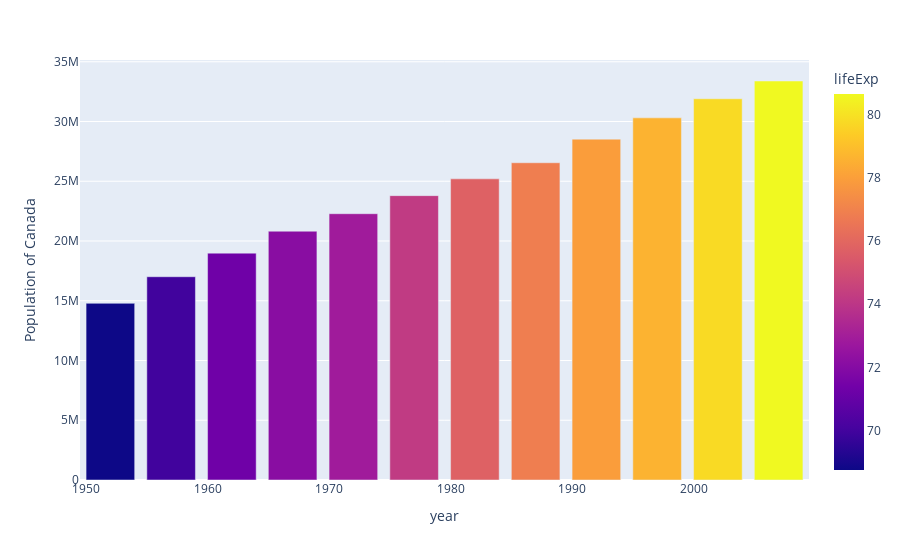

Notebook code cell kept with this figure:
### Code cell
# year wise increase in population

px.bar(data_canada, x = "year", y = "pop",
      hover_data = ["lifeExp", "gdpPercap"],
      labels = {"pop":"Population of Canada"}, height = 400, color = "lifeExp")

### Figure 1 — Plotly figure (JSON) as saved in the notebook; plotly's stock layout.template omitted (floating-point values rounded to 4 significant figures)
{"data": [{"alignmentgroup": "True", "customdata": [[68.75, 11370.0], [69.96, 12490.0], [71.3, 13460.0], [72.13, 16080.0], [72.88, 18970.0], [74.21, 22090.0], [75.76, 22900.0], [76.86, 26630.0], [77.95, 26340.0], [78.61, 28950.0], [79.77, 33330.0], [80.65, 36320.0]], "hovertemplate": "year=%{x}<br>Population of Canada=%{y}<br>lifeExp=%{marker.color}<br>gdpPercap=%{customdata[1]}<extra></extra>", "legendgroup": "", "marker": {"color": [68.75, 69.96, 71.3, 72.13, 72.88, 74.21, 75.76, 76.86, 77.95, 78.61, 79.77, 80.65], "coloraxis": "coloraxis", "pattern": {"shape": ""}}, "name": "", "offsetgroup": "", "orientation": "v", "showlegend": false, "textposition": "auto", "type": "bar", "x": [1952, 1957, 1962, 1967, 1972, 1977, 1982, 1987, 1992, 1997, 2002, 2007], "xaxis": "x", "y": [14785584, 17010154, 18985849, 20819767, 22284500, 23796400, 25201900, 26549700, 28523502, 30305843, 31902268, 33390141], "yaxis": "y"}], "layout": {"autosize": true, "barmode": "relative", "coloraxis": {"colorbar": {"title": {"text": "lifeExp"}}, "colorscale": [[0, "#0d0887"], [0.1111, "#46039f"], [0.2222, "#7201a8"], [0.3333, "#9c179e"], [0.4444, "#bd3786"], [0.5556, "#d8576b"], [0.6667, "#ed7953"], [0.7778, "#fb9f3a"], [0.8889, "#fdca26"], [1, "#f0f921"]]}, "legend": {"tracegroupgap": 0}, "margin": {"t": 60}, "xaxis": {"anchor": "y", "autorange": true, "domain": [0, 1], "range": [1950.0, 2010.0], "title": {"text": "year"}, "type": "linear"}, "yaxis": {"anchor": "x", "autorange": true, "domain": [0, 1], "range": [0, 35150000.0], "title": {"text": "Population of Canada"}, "type": "linear"}}}
